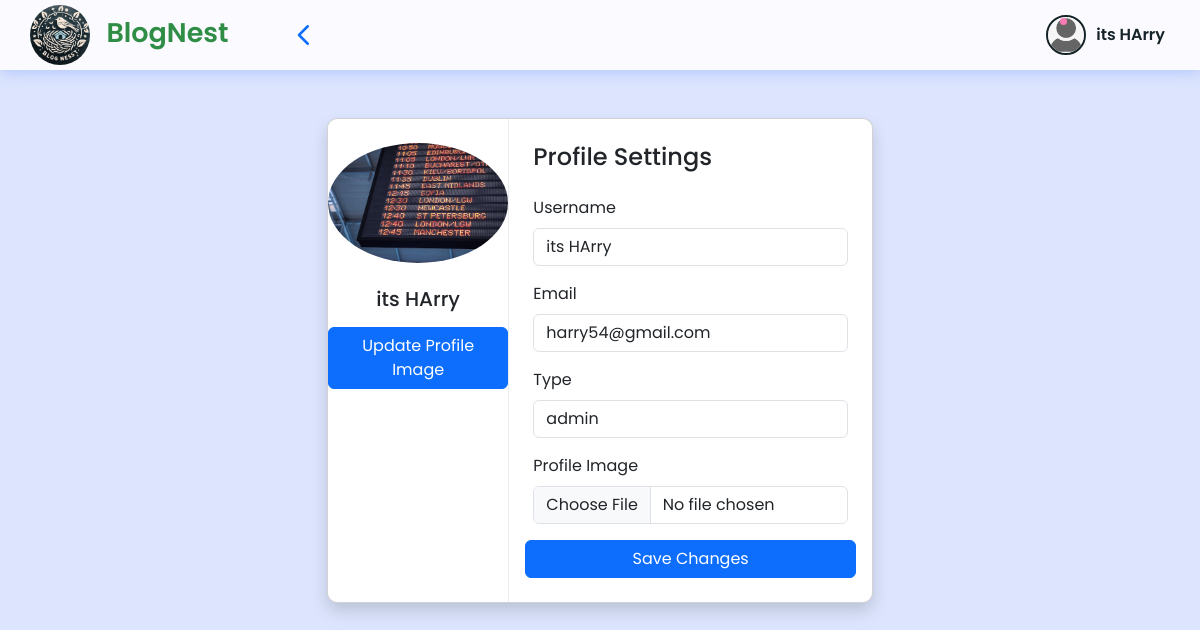
The page /Frontify/Main_Templete/Admin/setting_admin.php (signed in) on the database its author committed.
### tables this page shows
CREATE TABLE `log_detail` (
  `id` int(50) NOT NULL,
  `uname` varchar(20) NOT NULL,
  `eid` varchar(254) NOT NULL,
  `password` varchar(32) NOT NULL,
  `type` varchar(10) NOT NULL,
  `profile_image` varchar(800) DEFAULT NULL,
  `status` varchar(30) NOT NULL DEFAULT 'active'
);

### Frontify/Main_Templete/Admin/setting_admin.php (the view, shortened to what this page needs)
<?php
@include '../../../DataForge/UserData/config.php';
$email = mysqli_real_escape_string($conn, $_SESSION['eid']);
$query = "SELECT uname, eid AS email, profile_image, type FROM log_detail WHERE eid = ?";
$stmt = mysqli_prepare($conn, $query);
mysqli_stmt_bind_param($stmt, "s", $email);
mysqli_stmt_execute($stmt);
$result = mysqli_stmt_get_result($stmt);
$username = null;
$profileImage = null;
$userType = null;
if ($result && mysqli_num_rows($result) > 0) {
    $user = mysqli_fetch_assoc($result);
    $username = $user['uname'];
    $email = $user['email'];
    $profileImage = $user['profile_image'];
    $userType = $user['type'];
} else {
    session_destroy();
    header('Location: ../../../Frontify/Enterance/login.php');
    exit();
}
?>
<!DOCTYPE html>
<html lang="en">
<head>
    <link href="https://cdn.jsdelivr.net/npm/bootstrap@5.3.0-alpha3/dist/css/bootstrap.min.css" rel="stylesheet">
    <link rel="stylesheet" href="../../Style/Admin/setting.css">
</head>
<header>
    <div class="logosec">
        <div class="logo">
            <img src="../../images/blognest_logo.png" alt="BlogNest Logo" class="blognest-logo">
            BlogNest
        </div>
        <a href="index.php">
            <svg xmlns="http://www.w3.org/2000/svg" class="icn menuicn" id="menuicn" alt="menu-icon" fill="none"
                viewBox="0 0 24 24" stroke="currentColor" stroke-width="2" style="height: 30px; width: 30px;">
                <path stroke-linecap="round" stroke-linejoin="round" d="M15 19l-7-7 7-7" />
            </svg>
        </a>
    </div>
    <div class="message">
        <div class="circle"></div>
        <div class="header_profile">
            <a href="./setting.php" class="profile_image_container">
                <img src="<?php echo htmlspecialchars($_SESSION['profile_image'] ?: '../../../Frontify/Images/Person.jpg'); ?>"
                    alt="Profile Picture" class="profile_image">
            </a>
            <span class="username"><?php echo htmlspecialchars($_SESSION['user_name']); ?></span>
        </div>
    </div>
</header>
<body>
    <div class="container my-5">
        <div class="row justify-content-center">
            <div class="col-12 col-sm-10 col-md-8 col-lg-6">
                <div class="card shadow">
                    <div class="row g-0 flex-column flex-lg-row">
                        <div class="col-12 col-lg-4 text-center py-4 border-end-lg">
                            <img src="<?= htmlspecialchars($profileImage) ?>" alt="Profile Image"
                                class="img-fluid rounded-circle mb-3" id="profilePreview">
                            <h5 class="mt-2"><?= htmlspecialchars($username) ?></h5>
                            <button class="btn btn-primary mt-2"
                                onclick="document.getElementById('profile_image').click()">Update Profile
                                Image</button>
                        </div>
                        <div class="col-12 col-lg-8 p-4">
                            <h4 class="text-center text-lg-start mb-4">Profile Settings</h4>
                            <form method="POST" enctype="multipart/form-data">
                                <div class="row g-3">
                                    <div class="col-12">
                                        <label for="uname" class="form-label">Username</label>
                                        <input type="text" class="form-control" id="uname" name="uname"
                                            value="<?= htmlspecialchars($username) ?>">
                                    </div>
                                    <div class="col-12">
                                        <label for="email" class="form-label">Email</label>
                                        <input type="email" class="form-control" id="email" name="email"
                                            value="<?= htmlspecialchars($email) ?>" readonly>
                                    </div>
                                    <div class="col-12">
                                        <label for="type" class="form-label">Type</label>
                                        <input type="text" class="form-control" id="type"
                                            value="<?= htmlspecialchars($userType) ?>" readonly>
                                    </div>
                                    <div class="col-12">
                                        <label for="profile_image" class="form-label">Profile Image</label>
                                        <input type="file" class="form-control" id="profile_image" name="profile_image"
                                            onchange="validateImageSize(event)">
                                    </div>
                                    <button type="submit" class="btn btn-primary mt-3 w-100">Save Changes</button>
                            </form>
                        </div>
                    </div>
                </div>
            </div>
        </div>
    </div>
</body>
</html>

### Frontify/Style/Admin/setting.css (style rules this page uses)
* { margin: 0; padding: 0; box-sizing: border-box; font-family: "Poppins", sans-serif; }
:root { --background-color1: #fafaff; --background-color2: #ffffff; --background-color3: #ededed; --background-color4: #cad7fda4; --primary-color: #183a58; --secondary-color: #16424df5; --Border-color: #152228; --one-use-color: #152228; --two-use-color: #152228; }
body { background-color: var(--background-color4); max-width: 100%; overflow-x: hidden; }
header { height: 70px; width: 100vw; padding: 0 30px; background-color: var(--background-color1); box-shadow: 1px 1px 15px rgba(161, 182, 253, 0.825); display: flex; justify-content: space-between; align-items: center; }
.logo { font-size: 27px; font-weight: 600; color: rgb(47, 141, 70); }
.icn { height: 30px; }
.menuicn { cursor: pointer; }
.searchbar, .message, .logosec { display: flex; align-items: center; justify-content: center; }
.logosec { gap: 60px; }
.message { gap: 40px; position: relative; cursor: pointer; }
.circle { height: 7px; width: 7px; position: absolute; background-color: #fa7bb4; border-radius: 50%; left: 19px; top: 8px; }
.blognest-logo { height: 60px; width: 60px; border-radius: 50%; margin-right: 10px; vertical-align: middle; }
.header_profile { display: flex; align-items: center; gap: 10px; padding: 5px; }
.profile_image_container { height: 40px; width: 40px; overflow: hidden; border-radius: 50%; background-color: #e0e0e0; border: 2px solid #152228; flex-shrink: 0; }
.profile_image { height: 100%; width: 100%; object-fit: cover; border-radius: 50%; }
.username { font-size: 16px; font-weight: 600; color: #152228; white-space: nowrap; overflow: hidden; text-overflow: ellipsis; }

### Frontify/Main_Templete/Admin/setting_admin.php (style rules this page uses)
.card { border-radius: 10px; overflow: hidden; }
.border-end-lg { border-right: 1px solid #e9ecef; }

### rows shown on the page
log_detail: profile_image (picture), uname "its HArry", email "harry54@gmail.com", type "admin"

### other values the page prints
$_SESSION['user_name'] "its HArry"
